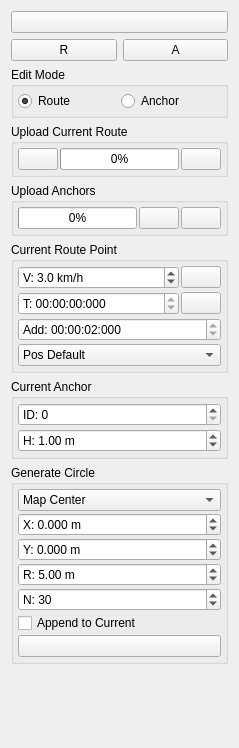
                  <widget class="QWidget" name="scrollAreaWidgetContents_3">
                   <property name="geometry">
                    <rect>
                     <x>0</x>
                     <y>0</y>
                     <width>239</width>
                     <height>748</height>
                    </rect>
                   </property>
                   <layout class="QVBoxLayout" name="verticalLayout_23">
                    <item>
                     <widget class="QPushButton" name="mapEditHelpButton">
                      <property name="toolTip">
                       <string>Show keyboard shortcuts</string>
                      </property>
                      <property name="text">
                       <string/>
                      </property>
                      <property name="icon">
                       <iconset resource="resources.qrc">
                        <normaloff>:/models/Icons/Help-96.png</normaloff>:/models/Icons/Help-96.png</iconset>
                      </property>
                     </widget>
                    </item>
                    <item>
                     <layout class="QHBoxLayout" name="horizontalLayout_5">
                      <item>
                       <widget class="QPushButton" name="mapRemoveRouteButton">
                        <property name="toolTip">
                         <string>Delete current route</string>
                        </property>
                        <property name="text">
                         <string>R</string>
                        </property>
                        <property name="icon">
                         <iconset resource="resources.qrc">
                          <normaloff>:/models/Icons/Delete2-96.png</normaloff>:/models/Icons/Delete2-96.png</iconset>
                        </property>
                       </widget>
                      </item>
                      <item>
                       <widget class="QPushButton" name="removeAnchorsButton">
                        <property name="toolTip">
                         <string>Delete anchors</string>
                        </property>
                        <property name="text">
                         <string>A</string>
                        </property>
                        <property name="icon">
                         <iconset resource="resources.qrc">
                          <normaloff>:/models/Icons/Delete2-96.png</normaloff>:/models/Icons/Delete2-96.png</iconset>
                        </property>
                       </widget>
                      </item>
                     </layout>
                    </item>
                    <item>
                     <widget class="QGroupBox" name="groupBox_8">
                      <property name="title">
                       <string>Edit Mode</string>
                      </property>
                      <layout class="QHBoxLayout" name="horizontalLayout_15">
                       <property name="spacing">
                        <number>2</number>
                       </property>
                       <property name="leftMargin">
                        <number>4</number>
                       </property>
                       <property name="topMargin">
                        <number>4</number>
                       </property>
                       <property name="rightMargin">
                        <number>4</number>
                       </property>
                       <property name="bottomMargin">
                        <number>4</number>
                       </property>
                       <item>
                        <widget class="QRadioButton" name="modeRouteButton">
                         <property name="text">
                          <string>Route</string>
                         </property>
                         <property name="checked">
                          <bool>true</bool>
                         </property>
                        </widget>
                       </item>
                       <item>
                        <widget class="QRadioButton" name="modeAnchorButton">
                         <property name="text">
                          <string>Anchor</string>
                         </property>
                        </widget>
                       </item>
                      </layout>
                     </widget>
                    </item>
                    <item>
                     <widget class="QGroupBox" name="groupBox_6">
                      <property name="title">
                       <string>Upload Current Route</string>
                      </property>
                      <layout class="QHBoxLayout" name="horizontalLayout_9">
                       <property name="spacing">
                        <number>2</number>
                       </property>
                       <property name="leftMargin">
                        <number>4</number>
                       </property>
                       <property name="topMargin">
                        <number>4</number>
                       </property>
                       <property name="rightMargin">
                        <number>4</number>
                       </property>
                       <property name="bottomMargin">
                        <number>4</number>
                       </property>
                       <item>
                        <widget class="QPushButton" name="mapGetRouteButton">
                         <property name="toolTip">
                          <string>Read route from car</string>
                         </property>
                         <property name="text">
                          <string/>
                         </property>
                         <property name="icon">
                          <iconset resource="resources.qrc">
                           <normaloff>:/models/Icons/Upload-96.png</normaloff>:/models/Icons/Upload-96.png</iconset>
                         </property>
                        </widget>
                       </item>
                       <item>
                        <widget class="QProgressBar" name="mapUploadRouteProgressBar">
                         <property name="value">
                          <number>0</number>
                         </property>
                        </widget>
                       </item>
                       <item>
                        <widget class="QPushButton" name="mapUploadRouteButton">
                         <property name="sizePolicy">
                          <sizepolicy hsizetype="Fixed" vsizetype="Fixed">
                           <horstretch>0</horstretch>
                           <verstretch>0</verstretch>
                          </sizepolicy>
                         </property>
                         <property name="toolTip">
                          <string>Write route to car</string>
                         </property>
                         <property name="text">
                          <string/>
                         </property>
                         <property name="icon">
                          <iconset resource="resources.qrc">
                           <normaloff>:/models/Icons/Download-96.png</normaloff>:/models/Icons/Download-96.png</iconset>
                         </property>
                        </widget>
                       </item>
                      </layout>
                     </widget>
                    </item>
                    <item>
                     <widget class="QGroupBox" name="groupBox_17">
                      <property name="title">
                       <string>Upload Anchors</string>
                      </property>
                      <layout class="QHBoxLayout" name="horizontalLayout_16">
                       <property name="spacing">
                        <number>2</number>
                       </property>
                       <property name="leftMargin">
                        <number>4</number>
                       </property>
                       <property name="topMargin">
                        <number>4</number>
                       </property>
                       <property name="rightMargin">
                        <number>4</number>
                       </property>
                       <property name="bottomMargin">
                        <number>4</number>
                       </property>
                       <item>
                        <widget class="QProgressBar" name="anchorUploadProgressBar">
                         <property name="value">
                          <number>0</number>
                         </property>
                        </widget>
                       </item>
                       <item>
                        <widget class="QPushButton" name="clearAnchorButton">
                         <property name="toolTip">
                          <string>Clear anchors on car</string>
                         </property>
                         <property name="text">
                          <string/>
                         </property>
                         <property name="icon">
                          <iconset resource="resources.qrc">
                           <normaloff>:/models/Icons/Delete-96.png</normaloff>:/models/Icons/Delete-96.png</iconset>
                         </property>
                        </widget>
                       </item>
                       <item>
                        <widget class="QPushButton" name="uploadAnchorButton">
                         <property name="toolTip">
                          <string>Write anchors to car</string>
                         </property>
                         <property name="text">
                          <string/>
                         </property>
                         <property name="icon">
                          <iconset resource="resources.qrc">
                           <normaloff>:/models/Icons/Download-96.png</normaloff>:/models/Icons/Download-96.png</iconset>
                         </property>
                        </widget>
                       </item>
                      </layout>
                     </widget>
                    </item>
                    <item>
                     <widget class="QGroupBox" name="groupBox_9">
                      <property name="title">
                       <string>Current Route Point</string>
                      </property>
                      <layout class="QGridLayout" name="gridLayout_6">
                       <property name="leftMargin">
                        <number>4</number>
                       </property>
                       <property name="topMargin">
                        <number>4</number>
                       </property>
                       <property name="rightMargin">
                        <number>4</number>
                       </property>
                       <property name="bottomMargin">
                        <number>4</number>
                       </property>
                       <property name="horizontalSpacing">
                        <number>2</number>
                       </property>
                       <property name="verticalSpacing">
                        <number>3</number>
                       </property>
                       <item row="1" column="0">
                        <widget class="QTimeEdit" name="mapRouteTimeEdit">
                         <property name="displayFormat">
                          <string>T: HH:mm:ss:zzz</string>
                         </property>
                        </widget>
                       </item>
                       <item row="0" column="1">
                        <widget class="QPushButton" name="mapUpdateSpeedButton">
                         <property name="sizePolicy">
                          <sizepolicy hsizetype="Fixed" vsizetype="Fixed">
                           <horstretch>0</horstretch>
                           <verstretch>0</verstretch>
                          </sizepolicy>
                         </property>
                         <property name="toolTip">
                          <string>Set selected speed on all points</string>
                         </property>
                         <property name="text">
                          <string/>
                         </property>
                         <property name="icon">
                          <iconset resource="resources.qrc">
                           <normaloff>:/models/Icons/Available Updates-96.png</normaloff>:/models/Icons/Available Updates-96.png</iconset>
                         </property>
                        </widget>
                       </item>
                       <item row="1" column="1">
                        <widget class="QPushButton" name="mapUpdateTimeButton">
                         <property name="toolTip">
                          <string>Set start time to a specified time from now</string>
                         </property>
                         <property name="text">
                          <string/>
                         </property>
                         <property name="icon">
                          <iconset resource="resources.qrc">
                           <normaloff>:/models/Icons/Clock-96.png</normaloff>:/models/Icons/Clock-96.png</iconset>
                         </property>
                        </widget>
                       </item>
                       <item row="2" column="0" colspan="2">
                        <widget class="QTimeEdit" name="mapRouteAddTimeEdit">
                         <property name="toolTip">
                          <string>Time to add to each new route point from previous point</string>
                         </property>
                         <property name="displayFormat">
                          <string>'Add': HH:mm:ss:zzz</string>
                         </property>
                         <property name="time">
                          <time>
                           <hour>0</hour>
                           <minute>0</minute>
                           <second>2</second>
                          </time>
                         </property>
                        </widget>
                       </item>
                       <item row="0" column="0">
                        <widget class="QDoubleSpinBox" name="mapRouteSpeedBox">
                         <property name="prefix">
                          <string>V: </string>
                         </property>
                         <property name="suffix">
                          <string> km/h</string>
                         </property>
                         <property name="decimals">
                          <number>1</number>
                         </property>
                         <property name="maximum">
                          <double>120.000000000000000</double>
                         </property>
                         <property name="value">
                          <double>3.000000000000000</double>
                         </property>
                        </widget>
                       </item>
                       <item row="3" column="0" colspan="2">
                        <widget class="QComboBox" name="mapRoutePosAttrBox">
                         <item>
                          <property name="text">
                           <string>Pos Default</string>
                          </property>
                         </item>
                         <item>
                          <property name="text">
                           <string>Pos RTK</string>
                          </property>
                         </item>
                         <item>
                          <property name="text">
                           <string>Pos UWB</string>
                          </property>
                         </item>
                         <item>
                          <property name="text">
                           <string>Pos Combined</string>
                          </property>
                         </item>
                        </widget>
                       </item>
                      </layout>
                     </widget>
                    </item>
                    <item>
                     <widget class="QGroupBox" name="groupBox_18">
                      <property name="title">
                       <string>Current Anchor</string>
                      </property>
                      <layout class="QVBoxLayout" name="verticalLayout_17">
                       <property name="spacing">
                        <number>3</number>
                       </property>
                       <property name="leftMargin">
                        <number>4</number>
                       </property>
                       <property name="topMargin">
                        <number>4</number>
                       </property>
                       <property name="rightMargin">
                        <number>4</number>
                       </property>
                       <property name="bottomMargin">
                        <number>4</number>
                       </property>
                       <item>
                        <widget class="QSpinBox" name="anchorIdBox">
                         <property name="prefix">
                          <string>ID: </string>
                         </property>
                         <property name="maximum">
                          <number>65535</number>
                         </property>
                        </widget>
                       </item>
                       <item>
                        <widget class="QDoubleSpinBox" name="anchorHeightBox">
                         <property name="prefix">
                          <string>H: </string>
                         </property>
                         <property name="suffix">
                          <string> m</string>
                         </property>
                         <property name="maximum">
                          <double>999.000000000000000</double>
                         </property>
                         <property name="value">
                          <double>1.000000000000000</double>
                         </property>
                        </widget>
                       </item>
                      </layout>
                     </widget>
                    </item>
                    <item>
                     <widget class="QGroupBox" name="groupBox_4">
                      <property name="title">
                       <string>Generate Circle</string>
                      </property>
                      <layout class="QGridLayout" name="gridLayout_4">
                       <property name="leftMargin">
                        <number>4</number>
                       </property>
                       <property name="topMargin">
                        <number>4</number>
                       </property>
                       <property name="rightMargin">
                        <number>4</number>
                       </property>
                       <property name="bottomMargin">
                        <number>4</number>
                       </property>
                       <property name="spacing">
                        <number>2</number>
                       </property>
                       <item row="7" column="0" colspan="2">
                        <widget class="QPushButton" name="genCircButton">
                         <property name="toolTip">
                          <string>Generate</string>
                         </property>
                         <property name="text">
                          <string/>
                         </property>
                         <property name="icon">
                          <iconset resource="resources.qrc">
                           <normaloff>:/models/Icons/Process-96.png</normaloff>:/models/Icons/Process-96.png</iconset>
                         </property>
                        </widget>
                       </item>
                       <item row="5" column="0" colspan="2">
                        <widget class="QSpinBox" name="genCircPointsBox">
                         <property name="toolTip">
                          <string>Number of circle points</string>
                         </property>
                         <property name="prefix">
                          <string>N: </string>
                         </property>
                         <property name="maximum">
                          <number>500</number>
                         </property>
                         <property name="value">
                          <number>30</number>
                         </property>
                        </widget>
                       </item>
                       <item row="2" column="0" colspan="2">
                        <widget class="QDoubleSpinBox" name="genCircYBox">
                         <property name="toolTip">
                          <string>Center Y (Coordinate mode)</string>
                         </property>
                         <property name="prefix">
                          <string>Y: </string>
                         </property>
                         <property name="suffix">
                          <string> m</string>
                         </property>
                         <property name="decimals">
                          <number>3</number>
                         </property>
                         <property name="minimum">
                          <double>-999.000000000000000</double>
                         </property>
                         <property name="maximum">
                          <double>999.000000000000000</double>
                         </property>
                         <property name="singleStep">
                          <double>0.010000000000000</double>
                         </property>
                        </widget>
                       </item>
                       <item row="4" column="0" colspan="2">
                        <widget class="QDoubleSpinBox" name="genCircRadBox">
                         <property name="toolTip">
                          <string>Circle Radius</string>
                         </property>
                         <property name="prefix">
                          <string>R: </string>
                         </property>
                         <property name="suffix">
                          <string> m</string>
                         </property>
                         <property name="minimum">
                          <double>-9999.000000000000000</double>
                         </property>
                         <property name="maximum">
                          <double>9999.000000000000000</double>
                         </property>
                         <property name="value">
                          <double>5.000000000000000</double>
                         </property>
                        </widget>
                       </item>
                       <item row="1" column="0" colspan="2">
                        <widget class="QDoubleSpinBox" name="genCircXBox">
                         <property name="toolTip">
                          <string>Center X (Coordinate mode)</string>
                         </property>
                         <property name="prefix">
                          <string>X: </string>
                         </property>
                         <property name="suffix">
                          <string> m</string>
                         </property>
                         <property name="decimals">
                          <number>3</number>
                         </property>
                         <property name="minimum">
                          <double>-999.000000000000000</double>
                         </property>
                         <property name="maximum">
                          <double>999.000000000000000</double>
                         </property>
                         <property name="singleStep">
                          <double>0.010000000000000</double>
                         </property>
                        </widget>
                       </item>
                       <item row="0" column="0" colspan="2">
                        <widget class="QComboBox" name="genCircCenterBox">
                         <item>
                          <property name="text">
                           <string>Map Center</string>
                          </property>
                         </item>
                         <item>
                          <property name="text">
                           <string>Car Tangent</string>
                          </property>
                         </item>
                         <item>
                          <property name="text">
                           <string>Car Center</string>
                          </property>
                         </item>
                         <item>
                          <property name="text">
                           <string>Coordinates</string>
                          </property>
                         </item>
                         <item>
                          <property name="text">
                           <string>Selected Route Center</string>
                          </property>
                         </item>
                        </widget>
                       </item>
                       <item row="6" column="0">
                        <widget class="QCheckBox" name="genCircAppendCurrentBox">
                         <property name="text">
                          <string>Append to Current</string>
                         </property>
                         <property name="checked">
                          <bool>false</bool>
                         </property>
                        </widget>
                       </item>
                      </layout>
                     </widget>
                    </item>
                    <item>
                     <spacer name="verticalSpacer_4">
                      <property name="orientation">
                       <enum>Qt::Orientation::Vertical</enum>
                      </property>
                      <property name="sizeHint" stdset="0">
                       <size>
                        <width>20</width>
                        <height>208</height>
                       </size>
                      </property>
                     </spacer>
                    </item>
                   </layout>
                  </widget>
